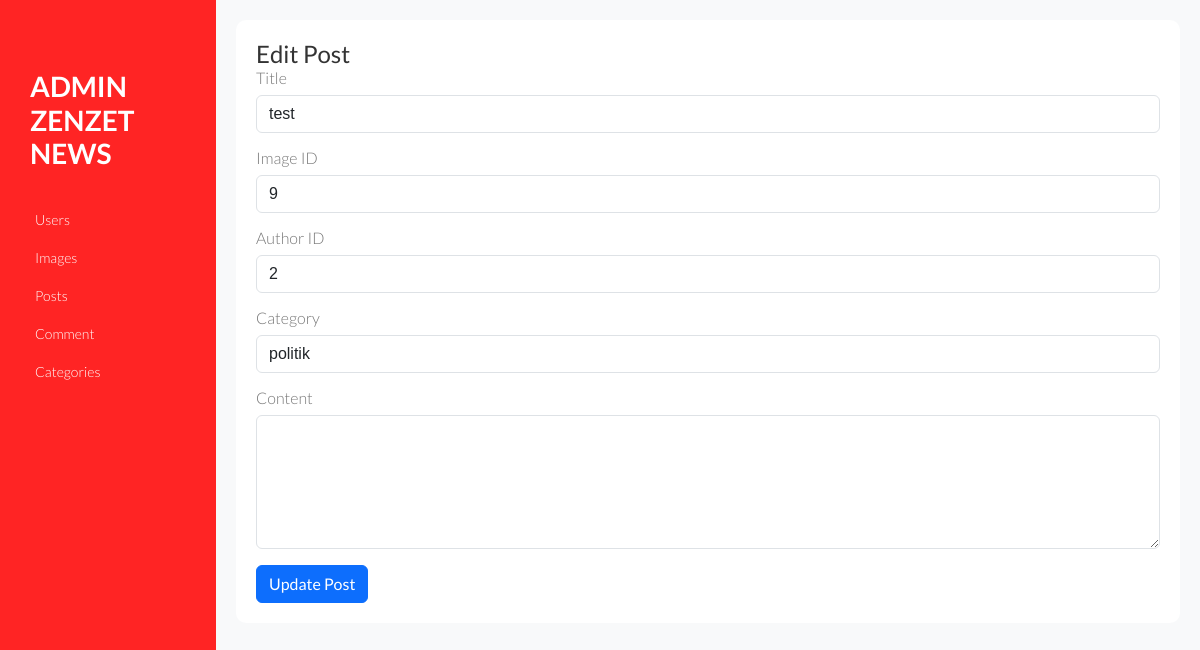
Screenshot of /admin/posts-edit.php?id=1 with the database file from the repository.
### tables this page shows
CREATE TABLE `posts` (
  `id` int NOT NULL AUTO_INCREMENT,
  `title` varchar(255) NOT NULL,
  `image_id` int NOT NULL,
  `author_id` int NOT NULL,
  `category` varchar(255) NOT NULL,
  `content` varchar(255) NOT NULL,
  PRIMARY KEY (`id`)
);

### admin/config.php (called while the page is built, shortened)
<?php
require_once "../db/post.php";
$db = new Database();
$con = $db->con();
$postService = new Post($con);

### db/post.php (called while the page is built, shortened)
<?php
class Post
{
    protected $con;
    public function __construct($con)
    {
        $this->con = $con;
    }
    public function findById($id)
    {
        $qry = "SELECT * FROM posts WHERE id = ?";
        $stmt = mysqli_prepare($this->con, $qry);
        mysqli_stmt_bind_param($stmt, 'i', $id);
        mysqli_stmt_execute($stmt);
        $result = mysqli_stmt_get_result($stmt);
        return mysqli_fetch_assoc($result);
    }
}

### admin/posts-edit.php (the view, shortened to what this page needs)
<?php include "config.php";
if ($_SERVER["REQUEST_METHOD"] == "GET" && isset($_GET['id'])) {
    $postId = $_GET['id'];
    $postData = $postService->findById($postId);
} else {
    die("Invalid request.");
}
?>
<!DOCTYPE html>
<html lang="en">
<head>
    <link href="https://cdn.jsdelivr.net/npm/bootstrap@5.3.2/dist/css/bootstrap.min.css" rel="stylesheet">
    <link rel="stylesheet" type="text/css" href="syntax-highlighter/styles/shCore.css" media="all">
    <link rel="stylesheet" type="text/css" href="syntax-highlighter/styles/shThemeDefault.css" media="all">
    <link rel="stylesheet" href="css/font-awesome.min.css">
    <link rel="stylesheet" href="css/normalize.min.css">
    <link rel="stylesheet" href="css/main.css">
</head>
<body>
    <div class="container-fluid p-0">
        <?php require_once "./sidebar.php" ?>
        <div id="main-wrapper">
            <div class="main-content">
                <h2>Edit Post</h2>
                <form method="post" action="update_post.php">
                    <div class="mb-3">
                        <label for="title" class="form-label">Title</label>
                        <input type="text" class="form-control" id="title" name="title" value="<?= $postData['title'] ?>" required>
                    </div>
                    <div class="mb-3">
                        <label for="image_id" class="form-label">Image ID</label>
                        <input type="text" class="form-control" id="image_id" name="image_id" value="<?= $postData['image_id'] ?>" required>
                    </div>
                    <div class="mb-3">
                        <label for="author_id" class="form-label">Author ID</label>
                        <input type="text" class="form-control" id="author_id" name="author_id" value="<?= $postData['author_id'] ?>" required>
                    </div>
                    <div class="mb-3">
                        <label for="category" class="form-label">Category</label>
                        <input type="text" class="form-control" id="category" name="category" value="<?= $postData['category'] ?>" required>
                    </div>
                    <div class="mb-3">
                        <label for="content" class="form-label">Content</label>
                        <textarea class="form-control" id="content" name="content" rows="5" required><?= $postData['content'] ?></textarea>
                    </div>
                    <button type="submit" class="btn btn-primary">Update Post</button>
                </form>
            </div>
        </div>
    </div>
</body>
</html>

### admin/css/main.css (style rules this page uses)
body { background-color:#FFF; font-family: "Lato", sans-serif; font-weight: 300; font-size:16px; line-height:18px; color:#777; }
h1, h2, h3, h4, h5, h6 { color: #333; margin:0; font-weight: normal; }
h2 { font-size: 24px; }
#main-wrapper { float: left; margin-left: 18%; width: 82%; }

### admin/posts-edit.php (style rules this page uses)
body { display: flex; background-color: #f8f9fa; }
#main-wrapper { flex: 1; padding-left: 0; }
.main-content { background-color: white; padding: 20px; margin: 20px; border-radius: 10px; }

### rows the page displays
posts: title "test", image_id "9", author_id "2", category "politik"
